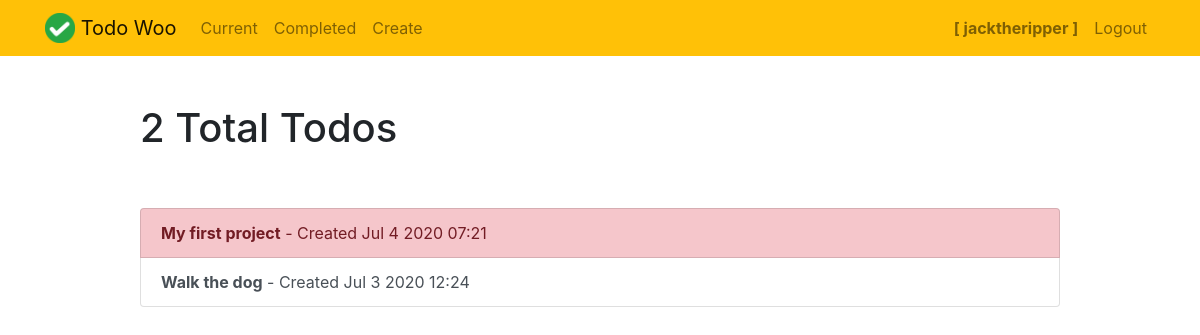
The page /profile/ (signed in) on the database as committed earlier.
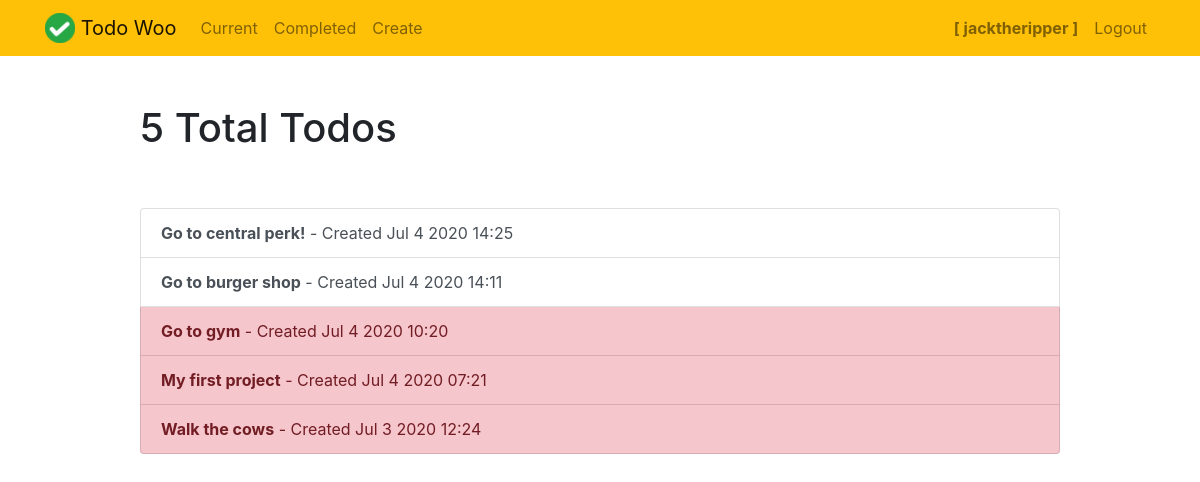
The same page on the database as committed later.
### todo/models.py (models this page shows, shortened)
class Todo(models.Model):
    title = models.CharField(max_length=100)
    memo = models.TextField(blank=True)
    created = models.DateTimeField()
    datecompleted = models.DateTimeField(null=True, blank=True)
    important = models.BooleanField(default=False)
    user = models.ForeignKey(User, on_delete=models.CASCADE)

### todo/views.py (the view)
# urls.py: path('profile/', views.userprofile, name='userprofile'),
@login_required
def userprofile(request):
    todos = Todo.objects.filter(user=request.user).order_by('-created')
    return render(request, 'todo/userprofile.html', {'todos':todos})

### todo/templates/todo/userprofile.html
{% extends "todo/base.html" %}
{% block content %}
<div class="row justify-content-center mt-5">
    <div class="col-md-10">
        {% if todos %}
             <h1>{{ todos.count }} Total Todo{{ todos.count|pluralize }}</h1>
        {% endif %}
    </div>
</div>
<div class="row justify-content-center mt-5">
    <div class="col-md-10">
    {% if todos %}
        <div class="list-group">
            {% for todo in todos %}
              {% if todo.datecompleted is None %}
                <a href="{% url 'viewtodo' todo.id %}" class="list-group-item list-group-item-action{% if todo.important %} list-group-item-danger{% endif %}">
                  <b>{{ todo.title }}</b> - Created {{ todo.created|date:'M j Y H:i' }}
                </a>
              {% else %}
                <a href="{% url 'editcompletedtodo' todo.id %}" class="list-group-item list-group-item-action{% if todo.important %} list-group-item-danger{% endif %}">
                  <b>{{ todo.title }}</b> - Created {{ todo.created|date:'M j Y H:i' }}
                </a>
              {% endif %}
            {% endfor %}
        </div>
    {% else %}
        <div class="text-center">
            <h2>Looks like you don't have any todos! Nice work.</h2>
        <br>
        <a role="button" class="btn btn-primary" href="{% url 'createtodo' %}">New Todo</a>
        </div>
    {% endif %}
    </div>
</div>
{% endblock %}

Rows that differ between the two databases and show on the page:
added Todo: title "Go to central perk!", created "Jul 4 2020 14:25"
added Todo: title "Go to burger shop", created "Jul 4 2020 14:11"
added Todo: title "Go to gym", created "Jul 4 2020 10:20"
changed Todo "My first project": datecompleted "2020-07-04 07:22:11.765129" → empty (drawn)
changed Todo: important False → True (drawn); datecompleted "2020-07-03 20:29:04.640709" → empty (drawn); title "Walk the dog" → "Walk the cows"
Other text that changed with them:
{{ todos.count }}: "2" → "5"
